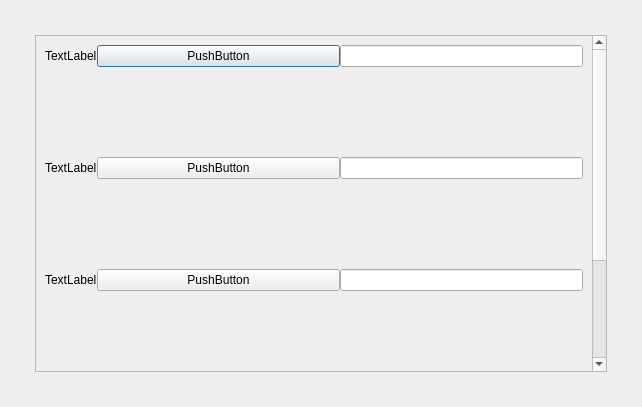
<?xml version="1.0" encoding="UTF-8"?>
<ui version="4.0">
 <class>Dialog</class>
 <widget class="QDialog" name="Dialog">
  <property name="geometry">
   <rect>
    <x>0</x>
    <y>0</y>
    <width>642</width>
    <height>407</height>
   </rect>
  </property>
  <property name="windowTitle">
   <string>Dialog</string>
  </property>
  <layout class="QGridLayout" name="gridLayout">
   <property name="leftMargin">
    <number>20</number>
   </property>
   <property name="topMargin">
    <number>20</number>
   </property>
   <property name="rightMargin">
    <number>20</number>
   </property>
   <property name="bottomMargin">
    <number>20</number>
   </property>
   <property name="spacing">
    <number>15</number>
   </property>
   <item row="0" column="0">
    <widget class="QWidget" name="widget" native="true">
     <layout class="QGridLayout" name="gridLayout_2">
      <property name="leftMargin">
       <number>15</number>
      </property>
      <property name="topMargin">
       <number>15</number>
      </property>
      <property name="rightMargin">
       <number>15</number>
      </property>
      <property name="bottomMargin">
       <number>15</number>
      </property>
      <property name="spacing">
       <number>10</number>
      </property>
      <item row="0" column="0">
       <widget class="QScrollArea" name="scroll_area">
        <property name="widgetResizable">
         <bool>true</bool>
        </property>
        <widget class="QWidget" name="scroll_area_widget_contents">
         <property name="geometry">
          <rect>
           <x>0</x>
           <y>0</y>
           <width>552</width>
           <height>528</height>
          </rect>
         </property>
         <layout class="QGridLayout" name="gridLayout_3" rowminimumheight="10,10,10,10,10">
          <property name="verticalSpacing">
           <number>90</number>
          </property>
          <item row="0" column="0">
           <layout class="QHBoxLayout" name="horizontalLayout">
            <item>
             <widget class="QLabel" name="label">
              <property name="text">
               <string>TextLabel</string>
              </property>
             </widget>
            </item>
            <item>
             <widget class="QPushButton" name="pushButton">
              <property name="sizePolicy">
               <sizepolicy hsizetype="Minimum" vsizetype="Fixed">
                <horstretch>40</horstretch>
                <verstretch>0</verstretch>
               </sizepolicy>
              </property>
              <property name="text">
               <string>PushButton</string>
              </property>
             </widget>
            </item>
            <item>
             <widget class="QLineEdit" name="lineEdit">
              <property name="sizePolicy">
               <sizepolicy hsizetype="Minimum" vsizetype="Fixed">
                <horstretch>40</horstretch>
                <verstretch>0</verstretch>
               </sizepolicy>
              </property>
             </widget>
            </item>
           </layout>
          </item>
          <item row="1" column="0">
           <layout class="QHBoxLayout" name="horizontalLayout_2">
            <item>
             <widget class="QLabel" name="label_2">
              <property name="text">
               <string>TextLabel</string>
              </property>
             </widget>
            </item>
            <item>
             <widget class="QPushButton" name="pushButton_2">
              <property name="sizePolicy">
               <sizepolicy hsizetype="Minimum" vsizetype="Fixed">
                <horstretch>40</horstretch>
                <verstretch>0</verstretch>
               </sizepolicy>
              </property>
              <property name="text">
               <string>PushButton</string>
              </property>
             </widget>
            </item>
            <item>
             <widget class="QLineEdit" name="lineEdit_2">
              <property name="sizePolicy">
               <sizepolicy hsizetype="Minimum" vsizetype="Fixed">
                <horstretch>40</horstretch>
                <verstretch>0</verstretch>
               </sizepolicy>
              </property>
             </widget>
            </item>
           </layout>
          </item>
          <item row="2" column="0">
           <layout class="QHBoxLayout" name="horizontalLayout_3">
            <item>
             <widget class="QLabel" name="label_3">
              <property name="text">
               <string>TextLabel</string>
              </property>
             </widget>
            </item>
            <item>
             <widget class="QPushButton" name="pushButton_3">
              <property name="sizePolicy">
               <sizepolicy hsizetype="Minimum" vsizetype="Fixed">
                <horstretch>40</horstretch>
                <verstretch>0</verstretch>
               </sizepolicy>
              </property>
              <property name="text">
               <string>PushButton</string>
              </property>
             </widget>
            </item>
            <item>
             <widget class="QLineEdit" name="lineEdit_3">
              <property name="sizePolicy">
               <sizepolicy hsizetype="Minimum" vsizetype="Fixed">
                <horstretch>40</horstretch>
                <verstretch>0</verstretch>
               </sizepolicy>
              </property>
             </widget>
            </item>
           </layout>
          </item>
          <item row="3" column="0">
           <layout class="QHBoxLayout" name="horizontalLayout_4">
            <item>
             <widget class="QLabel" name="label_4">
              <property name="text">
               <string>TextLabel</string>
              </property>
             </widget>
            </item>
            <item>
             <widget class="QPushButton" name="pushButton_4">
              <property name="sizePolicy">
               <sizepolicy hsizetype="Minimum" vsizetype="Fixed">
                <horstretch>40</horstretch>
                <verstretch>0</verstretch>
               </sizepolicy>
              </property>
              <property name="text">
               <string>PushButton</string>
              </property>
             </widget>
            </item>
            <item>
             <widget class="QLineEdit" name="lineEdit_4">
              <property name="sizePolicy">
               <sizepolicy hsizetype="Minimum" vsizetype="Fixed">
                <horstretch>40</horstretch>
                <verstretch>0</verstretch>
               </sizepolicy>
              </property>
             </widget>
            </item>
           </layout>
          </item>
          <item row="4" column="0">
           <layout class="QHBoxLayout" name="horizontalLayout_5">
            <item>
             <widget class="QLabel" name="label_5">
              <property name="text">
               <string>TextLabel</string>
              </property>
             </widget>
            </item>
            <item>
             <widget class="QPushButton" name="pushButton_5">
              <property name="sizePolicy">
               <sizepolicy hsizetype="Minimum" vsizetype="Fixed">
                <horstretch>40</horstretch>
                <verstretch>0</verstretch>
               </sizepolicy>
              </property>
              <property name="text">
               <string>PushButton</string>
              </property>
             </widget>
            </item>
            <item>
             <widget class="QLineEdit" name="lineEdit_5">
              <property name="sizePolicy">
               <sizepolicy hsizetype="Minimum" vsizetype="Fixed">
                <horstretch>40</horstretch>
                <verstretch>0</verstretch>
               </sizepolicy>
              </property>
             </widget>
            </item>
           </layout>
          </item>
         </layout>
        </widget>
       </widget>
      </item>
     </layout>
    </widget>
   </item>
  </layout>
 </widget>
 <resources/>
 <connections/>
</ui>
